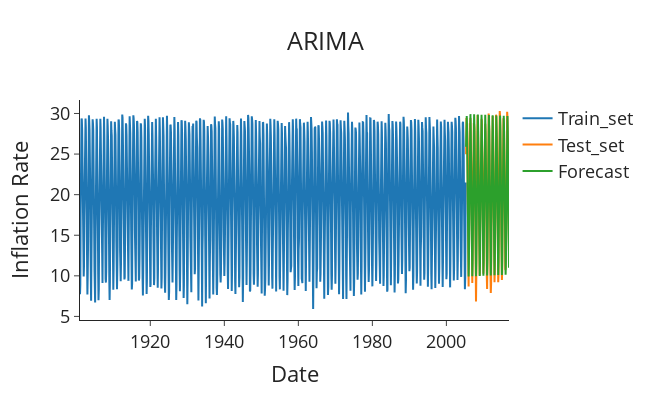

The code cell stored with this chart in its notebook:
### Code cell
import plotly.graph_objects as go

def plot_forecasts(forecasts: list[float], title: str) -> None:
    """Function to plot the forecasts."""
    fig = go.Figure()
    fig.add_trace(go.Scatter(x=df_train.index, y=df_train['Temperature - (Celsius)'], name='Train_set'))
    fig.add_trace(go.Scatter(x=df_test.index, y=df_test['Temperature - (Celsius)'], name='Test_set'))
    fig.add_trace(go.Scatter(x=test_set_forecast.index, y=test_set_forecast, name='Forecast'))
    fig.update_layout(template="simple_white", font=dict(size=18), title_text=title,
                      width=650, title_x=0.5, height=400, xaxis_title='Date',
                      yaxis_title='Inflation Rate')

    return fig.show()


# Plot the forecasts
plot_forecasts(test_set_forecast, 'ARIMA')

### Figure 1 — Plotly figure (JSON) as saved in the notebook; plotly's stock layout.template omitted (floating-point values rounded to 4 significant figures; data arrays with more than 128 entries replaced by an {"elided": "..."} marker saying what was removed)
{"data": [{"name": "Train_set", "type": "scatter", "x": {"elided": "1252 str values"}, "y": {"elided": "1252 float values"}}, {"name": "Test_set", "type": "scatter", "x": {"elided": "140 str values"}, "y": {"elided": "140 float values"}}, {"name": "Forecast", "type": "scatter", "x": {"elided": "140 str values"}, "y": {"elided": "140 float values"}}], "layout": {"font": {"size": 18}, "height": 400, "title": {"text": "ARIMA", "x": 0.5}, "width": 650, "xaxis": {"title": {"text": "Date"}}, "yaxis": {"title": {"text": "Inflation Rate"}}}}
